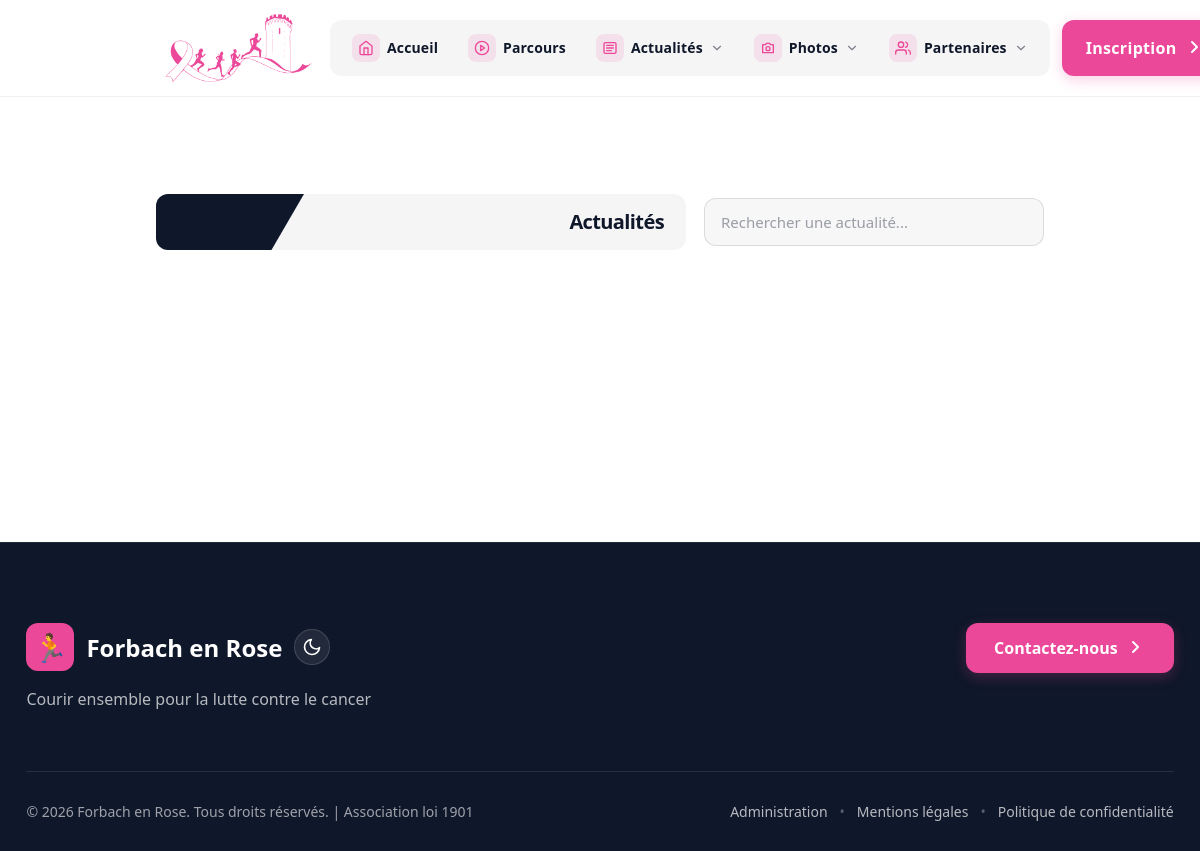
The page /public/news.php on the database as committed earlier.
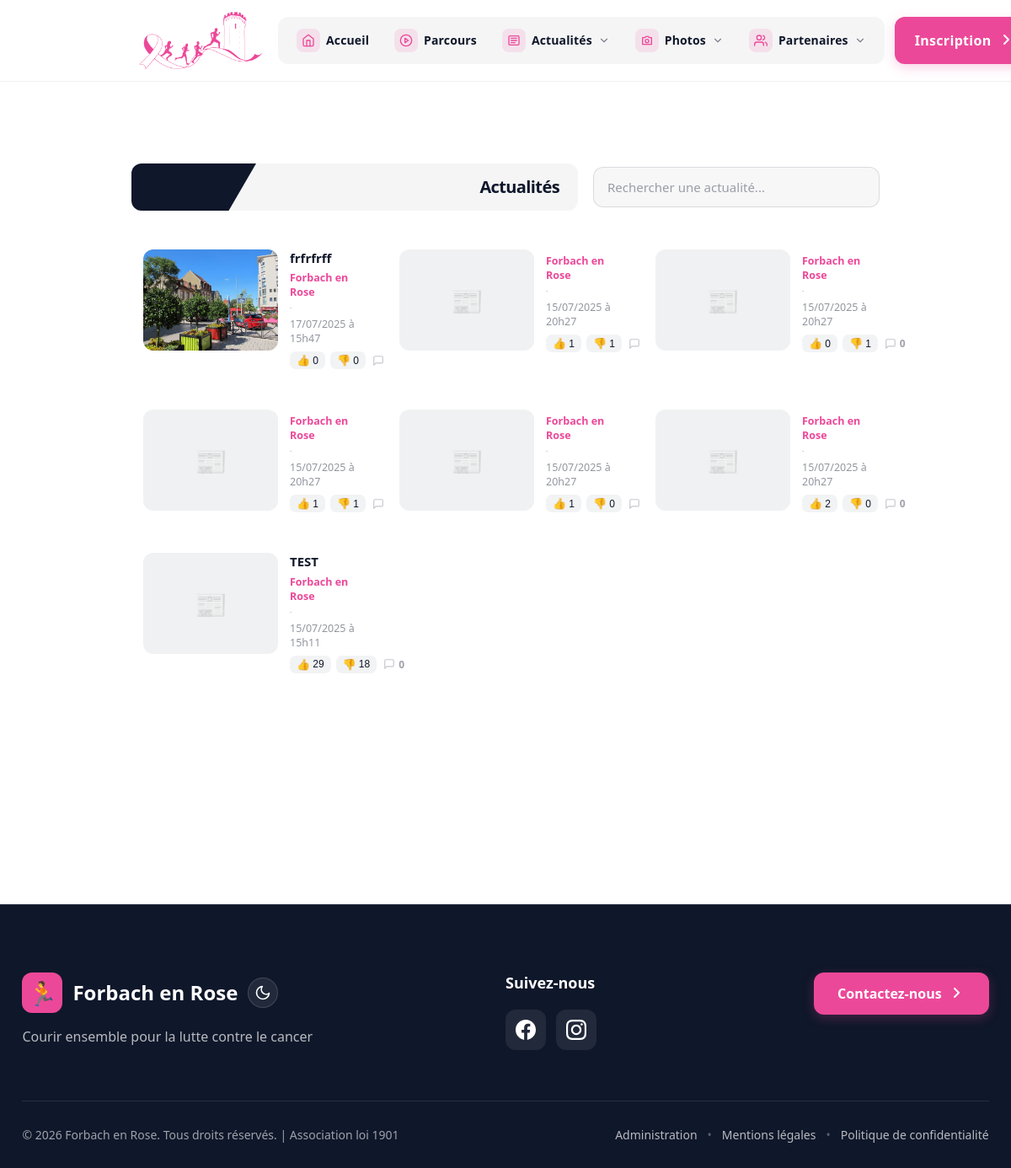
The same page on the database as committed later.
### tables this page shows
CREATE TABLE IF NOT EXISTS `news` (
  `id` int(11) NOT NULL AUTO_INCREMENT,
  `img_article` varchar(255) DEFAULT NULL,
  `title_article` varchar(255) DEFAULT NULL,
  `desc_article` mediumtext DEFAULT NULL,
  `date_publication` timestamp NULL DEFAULT NULL,
  `like` int(11) DEFAULT 0,
  `dislike` int(11) DEFAULT 0,
  PRIMARY KEY (`id`)
);

### public/news.php (the view, shortened to what the changed rows need)
<?php
require '../inc/navbar-data.php';
$stmt = $pdo->prepare('SELECT * FROM setting WHERE id = :id LIMIT 1');
$stmt->execute(['id' => 1]);
$data = $stmt->fetch(PDO::FETCH_ASSOC) ?: [];
$link_instagram = $data['link_instagram'] ?? null;
$link_facebook = $data['link_facebook'] ?? null;
$singleArticle = null;
$page = max(1, intval($_GET['page'] ?? 1));
$limit = 18;
$offset = ($page - 1) * $limit;
$search = $_GET['search'] ?? '';
$whereConditions = [];
$whereClause = !empty($whereConditions) ? 'WHERE ' . implode(' AND ', $whereConditions) : '';
if (!empty($search)) {
    $sql = "SELECT *,
            CASE
                WHEN title_article LIKE :search THEN 1
                WHEN desc_article LIKE :search THEN 2
                ELSE 3
            END as search_priority
            FROM news $whereClause
            ORDER BY search_priority ASC, date_publication DESC
            LIMIT :limit OFFSET :offset";
} else {
    $sql = "SELECT * FROM news $whereClause ORDER BY date_publication DESC LIMIT :limit OFFSET :offset";
}
$stmt = $pdo->prepare($sql);
$stmt->bindValue(':limit', $limit, PDO::PARAM_INT);
$stmt->bindValue(':offset', $offset, PDO::PARAM_INT);
$stmt->execute();
$articles = $stmt->fetchAll(PDO::FETCH_ASSOC);
$commentCounts = [];
        ?>
<!DOCTYPE html>
<html lang="fr">
<head>
  <link rel="stylesheet" href="../css/fer-modern.css">
</head>
<body>
<main>
<?php if ($singleArticle): ?>
  <?php
    $imgPath = '../files/_news/' . $singleArticle['img_article'];
    $hasImg = !empty($singleArticle['img_article']) && is_file($imgPath);
    $dateFormatted = date('d/m/Y à H\hi', strtotime($singleArticle['date_publication']));
  ?>
  <section class="news-hero">
    <div class="news-reg-bar">
      <div class="news-reg-card">
        <div class="news-reg-bevel">
          <a href="news.php" title="Retour" class="back-btn">
            <svg viewBox="0 0 24 24" width="22" height="22" fill="#ffffff"><path d="M3.3 11.3l6.8-6.8c.4-.4.4-1 0-1.4s-1-.4-1.4 0l-7.8 7.8c-.4.4-.4 1 0 1.4l7.8 7.8c.2.2.5.3.7.3s.5-.1.7-.3c.4-.4.4-1 0-1.4L3.3 12.7H22c.6 0 1-.4 1-1s-.4-1-1-1H3.3z"/></svg>
          </a>
        </div>
        <h1 class="news-reg-title">Actualités</h1>
      </div>
    </div>
    <div class="news-hero-votes">
      <button class="hero-vote nvote-like" data-id="<?= $singleArticle['id'] ?>" onclick="handleVote(this);">
        👍 <span class="nvote-count"><?= $singleArticle['like'] ?></span>
      </button>
      <button class="hero-vote nvote-dislike" data-id="<?= $singleArticle['id'] ?>" onclick="handleVote(this);">
        👎 <span class="nvote-count"><?= $singleArticle['dislike'] ?></span>
      </button>
    </div>
  </section>
  <div class="article-detail">
    <?php if ($hasImg): ?>
      <img src="<?= htmlspecialchars($imgPath) ?>" alt="<?= htmlspecialchars($singleArticle['title_article']) ?>" class="article-img">
    <?php endif; ?>
    <h2 class="article-title"><?= htmlspecialchars($singleArticle['title_article']) ?></h2>
    <div class="article-meta">
      <span class="ncard-source">Forbach en Rose</span>
      <span class="ncard-dot">&middot;</span>
      <span><?= $dateFormatted ?></span>
    </div>
    <div class="article-content">
      <?= nl2br(htmlspecialchars($singleArticle['desc_article'])) ?>
    </div>
    <div class="article-separator">
      <div></div>
      <div class="share-buttons">
        <button class="share-btn" onclick="shareOnFacebook()" title="Partager sur Facebook">
          <svg width="16" height="16" viewBox="0 0 24 24" fill="currentColor"><path d="M24 12.073c0-6.627-5.373-12-12-12s-12 5.373-12 12c0 5.99 4.388 10.954 10.125 11.854v-8.385H7.078v-3.47h3.047V9.43c0-3.007 1.792-4.669 4.533-4.669 1.312 0 2.686.235 2.686.235v2.953H15.83c-1.491 0-1.956.925-1.956 1.874v2.25h3.328l-.532 3.47h-2.796v8.385C19.612 23.027 24 18.062 24 12.073z"/></svg>
          <span>Facebook</span>
        </button>
        <button class="share-btn" onclick="shareOnX()" title="Partager sur X">
          <svg width="15" height="15" viewBox="0 0 24 24" fill="currentColor"><path d="M18.244 2.25h3.308l-7.227 8.26 8.502 11.24H16.17l-5.214-6.817L4.99 21.75H1.68l7.73-8.835L1.254 2.25H8.08l4.713 6.231zm-1.161 17.52h1.833L7.084 4.126H5.117z"/></svg>
          <span>X</span>
        </button>
        <button class="share-btn" id="copyLinkBtn" onclick="copyArticleLink()" title="Copier le lien">
          <svg width="15" height="15" viewBox="0 0 24 24" fill="none" stroke="currentColor" stroke-width="2" stroke-linecap="round" stroke-linejoin="round"><path d="M10 13a5 5 0 0 0 7.54.54l3-3a5 5 0 0 0-7.07-7.07l-1.72 1.71"/><path d="M14 11a5 5 0 0 0-7.54-.54l-3 3a5 5 0 0 0 7.07 7.07l1.71-1.71"/></svg>
          <span>Copier</span>
        </button>
      </div>
    </div>
    <div class="comments-section" id="commentsSection" data-news-id="<?= $singleArticle['id'] ?>">
      <div class="comments-header">
        <h3>Commentaires</h3>
        <span class="comments-count" id="commentsCount">0</span>
      </div>
      <div class="comment-msg" id="commentMsg"></div>
      <div class="comment-form" id="commentForm">
        <div class="comment-form-row">
          <input type="text" id="commentName" placeholder="Votre nom" maxlength="100">
        </div>
        <textarea id="commentContent" placeholder="Ecrire un commentaire..." maxlength="2000"></textarea>
        <div class="comment-form-actions">
          <button class="comment-submit" onclick="submitComment()">Publier</button>
        </div>
      </div>
      <div class="mention-dropdown" id="mentionDropdown"></div>
      <div class="comment-list" id="commentList">
        <div class="comments-empty">Chargement des commentaires...</div>
      </div>
      <div id="commentsLoadMore" style="text-align:center;padding:16px 0;display:none;">
        <div class="spinner-border spinner-border-sm" style="color:var(--pink);width:20px;height:20px;" role="status"></div>
      </div>
    </div>
  </div>
<?php else: ?>
  <section class="news-hero">
    <div class="news-reg-bar">
      <div class="news-reg-card">
        <h1 class="news-reg-title">Actualités</h1>
      </div>
    </div>
  </section>
  <div class="ncards" id="articlesContainer">
    <?php foreach ($articles as $article): ?>
      <?php
        $imgPath = '../files/_news/' . $article['img_article'];
        $hasImage = !empty($article['img_article']) && is_file($imgPath);
        $dateFormatted = date('d/m/Y à H\hi', strtotime($article['date_publication']));
        $nbComments = $commentCounts[$article['id']] ?? 0;
      ?>
      <a href="news.php?id=<?= $article['id'] ?>" class="ncard">
        <div class="ncard-img">
          <?php if ($hasImage): ?>
            <img src="<?= htmlspecialchars($imgPath) ?>" alt="<?= htmlspecialchars($article['title_article']) ?>" loading="lazy">
          <?php else: ?>
            <div class="ncard-placeholder">📰</div>
          <?php endif; ?>
        </div>
        <div class="ncard-body">
          <h3 class="ncard-title"><?= htmlspecialchars($article['title_article']) ?></h3>
          <div class="ncard-meta">
            <span class="ncard-source">Forbach en Rose</span>
            <span class="ncard-dot">&middot;</span>
            <span class="ncard-date"><?= $dateFormatted ?></span>
          </div>
          <div class="ncard-bottom">
            <div class="ncard-votes" onclick="event.preventDefault(); event.stopPropagation();">
              <button class="nvote nvote-like" data-id="<?= $article['id'] ?>" onclick="event.preventDefault(); event.stopPropagation(); handleVote(this);">
                👍 <span class="nvote-count"><?= $article['like'] ?></span>
              </button>
              <button class="nvote nvote-dislike" data-id="<?= $article['id'] ?>" onclick="event.preventDefault(); event.stopPropagation(); handleVote(this);">
                👎 <span class="nvote-count"><?= $article['dislike'] ?></span>
              </button>
            </div>
            <span class="ncard-comments-badge"><svg width="14" height="14" viewBox="0 0 24 24" fill="none" stroke="currentColor" stroke-width="2" stroke-linecap="round" stroke-linejoin="round"><path d="M21 15a2 2 0 0 1-2 2H7l-4 4V5a2 2 0 0 1 2-2h14a2 2 0 0 1 2 2z"/></svg> <?= $nbComments ?></span>
          </div>
        </div>
      </a>
    <?php endforeach; ?>
  </div>
<?php endif; ?>
</main>
<?php include '../inc/footer-modern.php'; ?>
</body>
</html>

### inc/footer-modern.php (shortened to what the changed rows need)
<footer class="site-footer">
  <div class="footer-container">
    <div class="footer-content">
      <div class="footer-center">
        <?php if (!empty($link_facebook) || !empty($link_instagram) || !empty($link_twitter) || !empty($link_youtube)): ?>
        <h3 class="footer-title">Suivez-nous</h3>
        <div class="footer-socials">
          <?php if (!empty($link_facebook)): ?>
          <a href="<?= htmlspecialchars($link_facebook) ?>" target="_blank" rel="noopener" class="social-link" aria-label="Facebook">
          </a>
          <?php endif; ?>
          <?php if (!empty($link_instagram)): ?>
          <a href="<?= htmlspecialchars($link_instagram) ?>" target="_blank" rel="noopener" class="social-link" aria-label="Instagram">
          </a>
          <?php endif; ?>
        </div>
        <?php endif; ?>
      </div>
    </div>
  </div>
</footer>

Rows that differ between the two databases and show on the page:
added news: img_article (picture), title_article "frfrfrff", date_publication "17/07/2025 à 15h47", like "0", dislike "0"
added news: date_publication "15/07/2025 à 20h27", like "1", dislike "1"
added news: date_publication "15/07/2025 à 20h27", like "0", dislike "1", id "0"
added news: date_publication "15/07/2025 à 20h27", like "1", dislike "1"
added news: date_publication "15/07/2025 à 20h27", like "1", dislike "0"
added news: date_publication "15/07/2025 à 20h27", like "2", dislike "0", id "0"
added news: title_article "TEST", date_publication "15/07/2025 à 15h11", like "29", dislike "18", id "0"
Other text that changed with them:
text now shown: "Suivez-nous"
